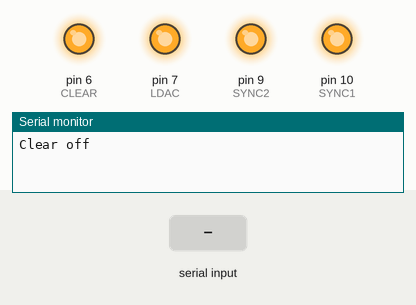
This sketch was run on a simulated Arduino Uno, built with avr-gcc and run on an emulated ATmega328P. On the bench: output pins drawn as LEDs (lit = HIGH), the last lines printed to the serial monitor. The test bench sets the inputs (shaded band). Pins used as bus, display or sensor lines are not drawn.

Above: at 1.2 s.
1.3 s: "C" received over Serial
At 1.8 s:
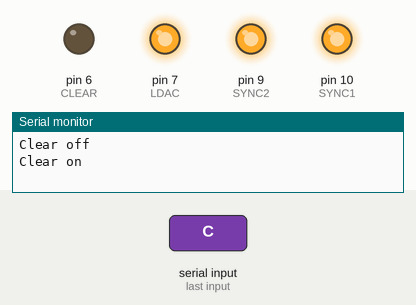
5.8 s: "I" received over Serial
7.3 s: "W" received over Serial
8.8 s: "L" received over Serial
Timing chart, 0 to 11.3 s (numbered marks = the images above; inputs shaded):
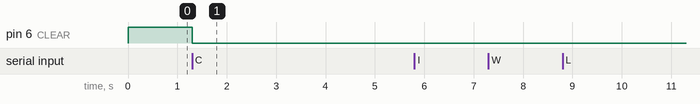

Measured:
- after the input at 1.3 s, pin 6 (CLEAR): HIGH → LOW at once

The sketch:

AD5730_EVAL_Control33.ino
```cpp
/*
    Control of the AD5372 & AD5370 EVAL board using arduino uno R3/Mega
    Created: 2017/10/9
    Author: Ulrich Kohlrusch

    Cahnges all cahannel Info changed to CHANMAX constant Value

    adapted from https://github.com/filiplindau/AD5370 by Filip Lindau & Kaustubh Banerjee
*/
/*
   SPI communication with EVAL-AD5372
   13 - SCLK
   11 - MOSI/SDI
   12 - MISO/SDO //read - unused

   8 - CS/SYNC 1
   2 - CS/SYNC 2

   07 - LDAC
   06 - CLR
   05 - BUSY // unused
   04 - RESET
*/

#define SYNC1 PB2
#define SYNC2 PB1
#define SCK PB5
#define MISO PB4
#define MOSI PB3
//#define BUSY PB0

#define LDAC PD7
#define CLEAR PD6
#define RESET PD4

#define VMIN          21844
#define VMAX          65535
#define DEBUG
#define AD5370
//#define ONECHIP
//
#ifdef AD5370
 #define CHANMAX       40            //AD5370 - 40 Channels max.
 #define CHANMAX2      80
#else #ifdef AD5370
 #define CHANMAX       32            //AD5372 - 32 Channels max.
 #define CHANMAX2      64
//#elif #ifdef ONECHIP
//#define CHANMAX2     CHANMAX       //if only one Chip used CHANMAX2 = 32 or 40..
#endif

#define RESET_TIME    1290          //~400µS for Reset Time indicated by Busy
#define RESPONSE_TIME 12            //DAC response time after LDAC falling edge ~3µS
//DAC Register
#define MDAC          0xc0          //b11000000
#define MOFFSET       128           //b10000000
#define MGAIN         64            //010000000

enum channelMode_t{MCHAN, MALL};
enum registerMode_t{DAC, OFFSET, GAIN};

uint16_t voltages[CHANMAX2];  //Voltage Buffer Array of 2 chips
uint16_t offset[CHANMAX2];    //Offset Buffer Array of 2 chips
uint16_t gain[CHANMAX2];      //Gain Buffer Array of 2 chips
//uint8_t idx=0;
uint8_t csel=0;

void resetDac() {
  PORTD &= ~(1<<RESET);
  asm volatile ("nop");                                           //~175nS Reset Pulse low minimum is 30nS
  PORTD |= (1<<RESET);
  for(uint16_t i=0; i < RESET_TIME; i++)  asm volatile ("nop");   //~400µS Reset Time after rising edge of Reset Pin
}

void clearDac() {
  static uint8_t state=0;                                         //initial state is low!
  if(state){                                                      //only if not 0
    PORTD &= ~(1<<CLEAR);                                         //set Clear to low
    asm volatile ("nop");                                         //Clear pulse Activation Time 175nS
    state=0;                                                     //toggle state
    Serial.println("Clear on");
  }
  else{
    PORTD |= (1<<CLEAR);                                          //set Clear to high
    asm volatile ("nop");
    state=1;
    Serial.println("Clear off");
  }
}

void loadDac() {
  PORTD &= ~(1<<LDAC);                                              //set LDAC to low
  //asm volatile ("nop");                                           //LDAC Pulse width low 175nS? not needed yet
  PORTD |= (1<<LDAC);
  for(uint8_t i=0; i < RESPONSE_TIME; i++)  asm volatile ("nop");   //~3µS Dac Response Time after falling edge of LDAC Pin
}


//SETUP
void setup() {
  Serial.begin(9600);
  //Setup IO pins
  DDRB |= ( (1<<SCK) | (1<<MOSI) | (1<<SYNC1) | (1<<SYNC2) );            //set SCK, MOSI, SYNC1 & SYNC2 as output
  DDRD |= ( (1<<RESET) | (1<<CLEAR) | (1<<LDAC) );                       //set RESET, Clear, LDAC as output
  //DDRB &= ~(1<<MISO);                                                  //set MISO as input  - not used yet!
  PORTB |= ( (1<<SCK) | (1<<SYNC1) | (1<<SYNC2) );                       //set high/pullup for SCK, SYNC1 & SYNC2
  //Setup SPI
  SPCR |= ( (1<<SPE) | (1<<MSTR) | (1<<CPHA) ); // | _BV(SPR0);          //Activate SPI set Master Data Dir MSB(org 0) MODE=1 first Clockrate FCPU/4 eg. 250ns/4MHz
  SPSR |= (1<<SPI2X);                                                    //double Speed! FCPU/2 now... 125nS/8Mhz
  uint8_t spistatus=SPSR;                                                //clear SPSR status register

  for(int i=0;i<CHANMAX2;i++) voltages[i] = VMIN;                      //initial buffer

  resetDac();
  clearDac();
  loadDac();
}

void spi_write(const uint8_t *write_list){ //[3]) {
  switch(csel){
               case 0: PORTB &= ~(1<<SYNC1); break;
               case 1: PORTB &= ~(1<<SYNC2); break;
               case 2: PORTB &= ~( (1<<SYNC1) | (1<<SYNC2) ); break;
               default: PORTB &= ~(1<<SYNC1);
              }
  SPDR=201;
  while (!(SPSR & (1<<SPIF)));
  SPDR=255;
  while (!(SPSR & (1<<SPIF)));
  SPDR=255;
  while (!(SPSR & (1<<SPIF)));
  PORTB |= ( (1<<SYNC1) | (1<<SYNC2) );
}

uint8_t write_value_int(registerMode_t reg, channelMode_t cmod, uint8_t channel, uint8_t bothchip, uint16_t value){
  // Write DAC value to specific output(MCHAN) or to all channels(MALL)from voltage Array  - returns the selected chip Number
  uint8_t x=0;
  uint8_t a=0;                                                                  //Mode - all channels
  switch(reg){
              case DAC:     x=MDAC; break;                                      //192  - Dac X1A or X1B Register select
              case OFFSET:  x=MOFFSET; break;                                   //128  - Offset register select
              case GAIN:    x=MGAIN; break;                                     //64   - Gain Register select
              default:      x=MDAC;                                             // default is Dac Register selected
            }
  //--
  if(channel<CHANMAX && bothchip==0) {chipselect(0);}                           //Single Mode channel from 0 CHANMAX
  else if(channel>=CHANMAX && bothchip==0) {channel-=CHANMAX; chipselect(1);}   //Single Mode channel over CHANMAX maped to 0
  else if(channel<CHANMAX && bothchip==1) {chipselect(2);Serial.println(channel); Serial.println("ok");}                      //Dual Mode - both chips selected channel from 0 to CHANMAX
  else if(channel>=CHANMAX && bothchip==1){return(100); Serial.println("error 100");}                       //error in dual Mode only channels up to CHANMAX alowed
  //--

  if(cmod == MCHAN) a=channel+8;                                                //if Mode MCHAN a specific channel is selected - add group offset and channel number

  //char str[]="                     ";
  //sprintf(str,"Channel-%d Chip-%d", channel, csel);
  //Serial.println(str);


  uint8_t write_list[3];
  write_list[0] = x + a;                                                        //summary Dac Register + Channel
  write_list[1] = uint8_t(value >> 8);                                          //seperate high byte
  write_list[2] = value & 0xff;                                                 //seperate low byte

  spi_write(write_list);                                                        //write list(Array) to spi write routine
  return(csel);
}

void InitRegister(registerMode_t reg, uint8_t root, uint8_t target, uint16_t value ){    //NOTE die Frage, ob überhaupt die Schleife durchlaufen werden muss
  char str[]="                                                 ";
  char str2[]="      ";
  uint16_t *pArray;
  channelMode_t mode=MALL;
  if(root < CHANMAX2 || target < CHANMAX2) mode=MCHAN;
  // /*
  if(mode==MALL){Serial.println("All");} else {Serial.println("Chan");}
  Serial.println("test");
  if(reg==DAC) Serial.println("DAC");
  if(reg==OFFSET) Serial.println("OFFSET");
  if(reg==GAIN) Serial.println("GAIN");
  //Serial.println(bothchip);
  Serial.println(root);
  Serial.println(target);//*/

  switch(reg){
              case DAC:     pArray=voltages; strcpy(str2, "Dac"); break;
              case OFFSET:  pArray=offset; strcpy(str2, "Offset"); break;
              case GAIN:    pArray=gain; strcpy(str2, "Gain"); break;
              default:      pArray=voltages; strcpy(str2, "Dac");
            }
  if(mode==MALL){
    write_value_int(reg, MALL, 0, 2, value);              //simply write one time only a value to all channels/groups @group0/all Channels
    for(uint8_t i=0; i<CHANMAX2; i++) pArray[i]=value;    //update complete register Array
    sprintf(str, "writing %s %i to all Channels", str2, value);
  }
  else if(mode==MCHAN){
    for(uint8_t i=root; i<=target; i++){
      pArray[i]=value;                                    //update register Array from root to target channel
      write_value_int(reg, MCHAN, i, 0, value);           //write value from root to target channel in disired Register
    }
    sprintf(str, "Initial Channels from %d to %d in %s Register with %i", root, target, str2, value);
  }
  loadDac();
  Serial.println(str);
}


void writeFromArray(registerMode_t reg, uint8_t bothchip, uint8_t root, uint8_t target ){

  uint16_t *pArray;
  uint16_t value=0;
  uint8_t errorCheck=0;  //if Error 100 from write_value..
  channelMode_t mode=MALL;
  if(root < CHANMAX2 || target < CHANMAX2) mode=MCHAN;
  //if(mode==MALL){Serial.println("All");} else {Serial.println("Chan");}

  //#ifdef DEBUG
  char str[80];
  char str2[]="      ";
  char str3[]="      ";
  char str4[27];

  switch(reg){
              case DAC:     pArray=voltages; strcpy(str, "Writing Voltage to all Channel"); strcpy(str2, "Dac"); break;
              case OFFSET:  pArray=offset; strcpy(str, "Writing Offset to all Channel"); strcpy(str2, "Offset"); break;
              case GAIN:    pArray=gain; strcpy(str, "Writing Gain to all Channel"); strcpy(str2, "Gain"); break;
              default:      pArray=voltages; strcpy(str, "Writing Voltage to all Channel"); strcpy(str2, "Dac");
            }
   if(mode==MALL){
     for(uint8_t i=0; i<CHANMAX2; i++){value=pArray[i]; write_value_int(reg, MCHAN, 0, 0, value); };
     sprintf(str, "Wrote %s Array at all Channels", str2);
    }
    else if(mode==MCHAN){
      uint8_t x;
      if(root>target){
        x=0-(target-root);
        strcpy(str3, "downto");
        uint8_t dec=root;
        for(uint8_t i=0; i<x+1; i++){
          value=pArray[dec];
          errorCheck=write_value_int(reg, MCHAN, dec, bothchip, value);
          dec--;
        } //;
      }
      else if(root<target){
        x=target-root;
        strcpy(str3, "to");
        for(uint8_t i=root; i<=target; i++){
         value=pArray[i];
         errorCheck=write_value_int(reg, MCHAN, i, bothchip, value);
        }
      }
      //Serial.println(x);
      if(root<CHANMAX && target<CHANMAX) {strcpy(str4,"Chip one");}
      else if (root>CHANMAX && target>CHANMAX) {strcpy(str4,"Chip two");}
      else if (root<CHANMAX && target>CHANMAX) {strcpy(str4,"Chip one & two");}
      else if (root>CHANMAX && target<CHANMAX) {strcpy(str4,"Chip two & one");}
      if (bothchip) {strcpy(str4,"Dual");}
      //wrote Offset Array Channels from FF downto TT both Chips at the same time =74 Chars

      //for(uint8_t i=root; i<=target; i++){ value=pArray[i]; errorCheck=write_value_int(reg, MCHAN, 0, bothchip, value); };

      sprintf(str, "Wrote %s Array Channels from %d %s %d %s", str2, root, str3, target, str4);
    }
 if(errorCheck==100) Serial.println("wrong root or target Channel for dual mode");
 else Serial.println(str);
 loadDac();
}
void write_function(uint8_t function, uint16_t value){
  // Write special function
  // function: 6 bit function code
  // value: Value to write. 0-65535

  uint8_t x = B00000000;
  uint8_t a = function;

  uint8_t write_list[3];
  write_list[0] = x + a;
  write_list[1] = uint8_t(value>> 8);
  write_list[2] = value & 0xff;

  spi_write(write_list);
  loadDac();
}

void loop() {
  // put your main code here, to run repeatedly:
}

void chipselect(uint8_t select){
  switch(select){
                  case 0: csel=0; break;
                  case 1: csel=1; break;
                  case 2: csel=2; break;
                  default:csel=0;
                }
}

void serialEvent(){
  // listens to serial input
  // "/" is used a delimiter between numbers
  // "W" instructs a write operation to write all 32/40 voltages in voltage array
  // "C" toggle clear state
  // "Z" zero all channels @21844
  // "R" reset all registers
  // "U", "V", "T" select chip 1, chip 2 or both of them respectively
  // "L" pulses LDAC
  // "@" sets single channel and "$" sets voltage at the channel - 31@65000$ sets channel 31/39 at 65000. - doesnt work if channel is not set before
  // "#" resets this loop. But doesnt really do anything.
  // "U34/65000/23/WL" will update only the first 3 postions of the voltage array and update the first dac
  static uint16_t serialdata=0;
  static uint8_t i=0, bothChip=0; //all=0;
  //uint16_t volt=VMIN;
  static uint8_t channel=CHANMAX2, root=CHANMAX2, target=CHANMAX2;
  uint8_t bsout=0;
  char astr[]="                                      ";
  static registerMode_t reg=DAC;
  while (Serial.available()){
    char inChar = Serial.read();
    if(inChar > 47 && inChar < 58) {serialdata*=10; serialdata+=(inChar -48); bsout=0; }

    switch(inChar){
                    //case  0:  serialdata=0; bsout=1; break;
                    case 'B': bothChip=1;  break;                                                        //Both Chips selected
                    case 'D': reg=DAC;  break;                                                                  //Register Mode DAC
                    case 'O': reg=OFFSET; break;                                                               //Register Mode Offset
                    case 'G': reg=GAIN; break;                                                               //Register Mode Gain
                    case 'F': if(serialdata < CHANMAX2) {root=serialdata; serialdata=0;} break;         //root Channel Symbol use for Array and Initial operation
                    case 'T': if(serialdata < CHANMAX2) {target=serialdata; serialdata=0;} break;       //target Channel Symbol use for Array and Initial operation
                    case 'I': {
                                InitRegister(reg, root, target, serialdata );
                                reg=DAC;
                                root=CHANMAX2;
                                target=CHANMAX2;
                                serialdata=0;
                                break;
                              }
                    case 'W':  {
                                writeFromArray(reg, bothChip, root, target);
                                reg=DAC;
                                root=CHANMAX2;
                                target=CHANMAX2;
                                serialdata=0;
                                break;
                               }
                    case 'C': clearDac(); serialdata=0; break;                                              //toggle clear
                    case 'L': loadDac(); strcpy(astr, "Load Dac"); bsout=1; break;            //load Dac
                    case 'R': resetDac();strcpy(astr, "Reset to default"); bsout=1; break;    //reset Dac
                    case '@': {                                                               //Channel Symbol for specific Dac Channel
                                channel=serialdata;
                                if(channel < CHANMAX) chipselect(0);                          //channel 0 to CHANMAX selected chip 0
                                if(channel > CHANMAX && channel < CHANMAX2) chipselect(1);    //channel CHANMAX to CHAN2CHIP selected chip 1
                                serialdata=0;
                                break;
                              }
                    case '/': {                                                               //Value seperator symbol increments channel and wrote value to Array
                                voltages[i] = serialdata;
                                serialdata = 0;
                                i++;
                                if(i==CHANMAX2) i=0;
                                break;
                              }
                    case '$': {                                                              //Value symbol for specific Dac Channel
                                if(channel<CHANMAX2){
                                  uint8_t cs=write_value_int(DAC, MCHAN, channel, bothChip, serialdata);
                                  if(cs==100) {Serial.println("wrong Channel for dual mode"); bothChip=0; serialdata=0; break;}
                                  loadDac();
                                  voltages[channel] = serialdata;
                                  char str[]="          ";
                                  switch(cs){
                                                case 0: strcpy(str, "Chip one"); break;
                                                case 1: strcpy(str, "Chip two"); break;
                                                case 2: strcpy(str, "both Chips"); break;
                                                default: strcpy(str, "Chip one"); break;
                                              }
                                  sprintf(astr, "wrote %i at Channel-%d %s", serialdata, channel, str);
                                  channel = CHANMAX2;
                                  bothChip=0;
                                  serialdata=0;
                                  bsout=1;
                                  break;
                                }
                                else{
                                      strcpy(astr, "Wrong Channel!!!");
                                      channel = CHANMAX2;
                                      bothChip=0;
                                      serialdata=0;
                                      bsout=1;
                                      break;
                                }
                                break;
                              }
                    case 'P': {                                                         //Print all data from voltage Array //later change to desired Register Array
                                for(uint8_t i=0; i<CHANMAX2; i++){
                                 sprintf(astr, "Channel-%d Val-%i", i, voltages[i]);
                                 Serial.println(astr);
                                }
                                break;
                              }
                  }
  }
  if(bsout) Serial.println(astr);
}
```
